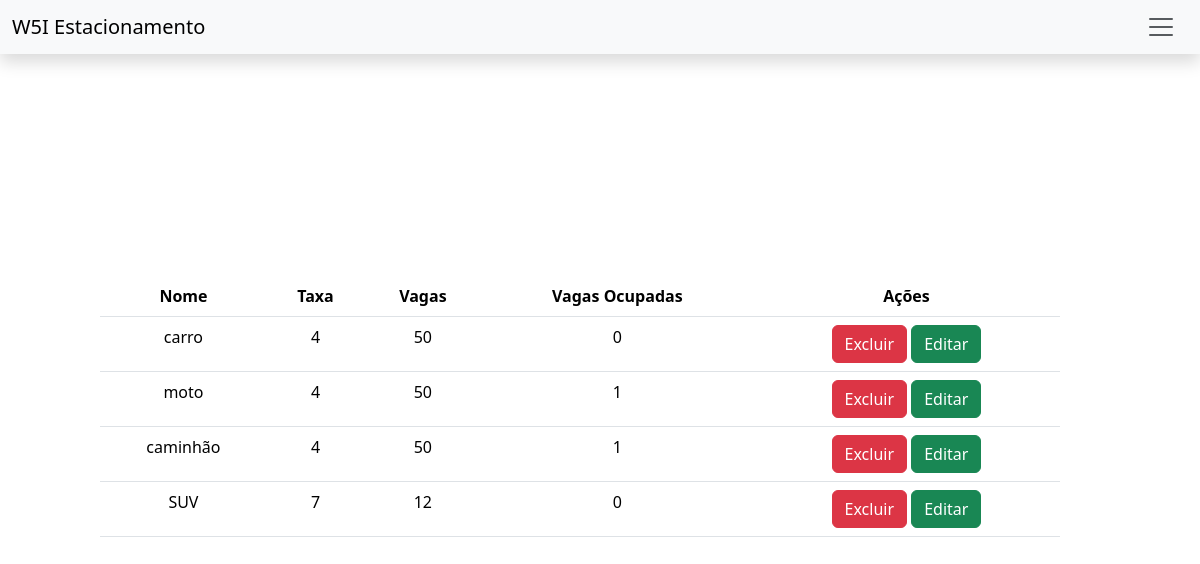
Page /CategoriaLista.php (signed in) on the committed database.
### tables this page shows
CREATE TABLE `categoria` (
  `id_Categoria` int(11) NOT NULL,
  `nome` varchar(100) NOT NULL,
  `taxa` float NOT NULL,
  `id_Estacionamento` int(11) NOT NULL,
  `QuantidadeVeiculo` int(11) NOT NULL
);

### Estacionamento.php (called while the page is built, shortened)
<?php
Class Estacionamento {
    private $servidor = "localhost";
    private $usuario = "root";
    private $senha;
    private $banco_de_dados = "estacionamento";
    private $conexao;
    public function __construct(){
        try{
        $this->conexao = new PDO("mysql:host=$this->servidor;dbname=$this->banco_de_dados", $this->usuario, $this->senha);
        $this->conexao -> setAttribute(PDO::ATTR_ERRMODE,PDO::ERRMODE_EXCEPTION);
        }catch(PDOException $e){
            echo "A conexão falhou!" . $e->getMessage();
        }
    }
    public function Categorias($id_estacionamento){
        $stmt= $this->conexao->query("SELECT * FROM Categoria WHERE id_Estacionamento = $id_estacionamento");
        $categoria = $stmt->fetchAll(PDO::FETCH_ASSOC);
        return $categoria;
    }
    public function CountCategoria($categoria){
        $stmt= $this->conexao->query("SELECT COUNT(*) FROM veiculo WHERE id_Categoria = $categoria AND saida IS NULL");
        $categoria = $stmt->fetch(PDO::FETCH_ASSOC);
        return $categoria['COUNT(*)'];
    }
}
?>

### CategoriaLista.php (the view, shortened to what this page needs)
<!DOCTYPE html>
<html lang="en">
<head>
    <link
      href="https://cdn.jsdelivr.net/npm/bootstrap@5.3.3/dist/css/bootstrap.min.css"
      rel="stylesheet"
    />
    <link rel="stylesheet" href="style.css" />
  </head>
<body>
<?php
    include "MenuLateralOficialDono.php";
    $categorias = $estacionamento -> categorias($_SESSION['ID_Estacionamento']);
?>
      <div id="tabela">
<table class="table table-hover">
        <thead>
          <tr>
          <th scope="col">Nome</th>
          <th scope="col">Taxa</th>
          <th scope="col">Vagas</th>
          <th scope="col">Vagas Ocupadas</th>
          <th scope="col">Ações</th>
          </tr>
        </thead>
        <tbody>
        <?php
                    foreach ($categorias  as $categoria):
                ?>
                    <tr>
                        <td><?=$categoria['nome']?></td>
                        <td><?=$categoria['taxa']?></td>
                        <td><?=$categoria['QuantidadeVeiculo']?></td>
                        <?php $vagasOcupadas = $estacionamento->CountCategoria($categoria['id_Categoria']);?>
                        <td><?=$vagasOcupadas?></td>
                        <td class="acoes">
                            <a href="?Excluir=<?=$categoria['id_Categoria'];?>" class="btn btn-danger">
                            Excluir
                            </a>
                            <a href="EditarCategoria.php?id=<?=$categoria['id_Categoria'];?>" class="btn btn-success" >
                            Editar
                        </a>
                        </td>
                    </tr>
                    <?php endforeach  ?>
        </tbody>
      </table>
                    </div>
</body>
</html>

### MenuLateralOficialDono.php (shortened to what this page needs)
<?php   require_once('Estacionamento.php');
    $estacionamento = new Estacionamento();
?>
<header>
      <nav class="navbar navbar-light bg-light shadow">
        <div class="container-fluid">
          <span class="navbar-brand mb-0 h1">W5I Estacionamento</span>
          <button
            class="navbar-toggler border-0"
            type="button"
            data-bs-toggle="modal"
            data-bs-target="#exampleModal"
          >
            <span class="navbar-toggler-icon"></span>
          </button>
        </div>
      </nav>
    </header>

### style.css (style rules this page uses)
div#tabela { display: flex; justify-content: center; align-items: center; text-align: center; height: 90vh; width: 80vw; margin-left: 100px; }

### rows in the picture
categoria: nome "carro", taxa "4", QuantidadeVeiculo "50", vagasOcupadas "0"
categoria: nome "moto", taxa "4", QuantidadeVeiculo "50", vagasOcupadas "1"
categoria: nome "caminhão", taxa "4", QuantidadeVeiculo "50", vagasOcupadas "1"
categoria: nome "SUV", taxa "7", QuantidadeVeiculo "12", vagasOcupadas "0"
